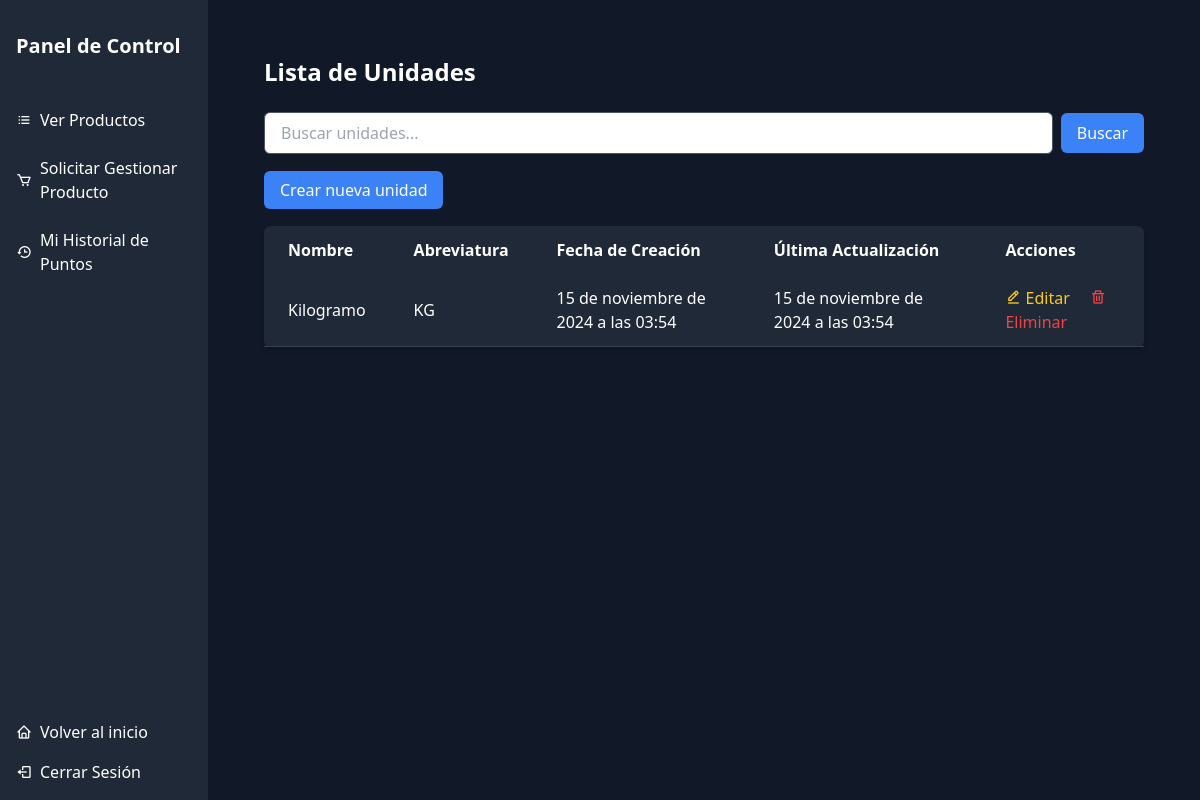
/dashboard/units/ (signed in), run on the app's committed database.
### core/dashboard/models.py (models this page shows, shortened)
class Units(models.Model):
    name = models.CharField(max_length=50, unique=True)
    abbreviation = models.CharField(max_length=10, unique=True)
    created_at = models.DateTimeField(auto_now_add=True)
    updated_at = models.DateTimeField(auto_now=True)
    created_by = models.ForeignKey(
        settings.AUTH_USER_MODEL,
        on_delete=models.SET_NULL,
        null=True,
        blank=True,
        related_name="created_units"
    )
    updated_by = models.ForeignKey(
        settings.AUTH_USER_MODEL,
        on_delete=models.SET_NULL,
        null=True,
        blank=True,
        related_name="updated_units"
    )
    class Meta:
        verbose_name = 'Unidad'
        verbose_name_plural = 'Unidades'

### core/dashboard/views/units.py (the view)
# urls.py: path('units/', units.UnitsListView.as_view(), name='unit_list'),
class UnitsListView(LoginRequiredMixin, ListView):
    model = Units
    template_name = 'core/dashboard/units/unit_list.html'
    context_object_name = 'units'
    def get_queryset(self):
        queryset = Units.objects.all()
        query = self.request.GET.get('q')
        if query:
            queryset = queryset.filter(description__icontains=query)
        return queryset

### templates/core/dashboard/units/unit_list.html (shortened to what this page needs)
{% extends 'components/base_dash.html' %}
{% block content %}
    <div class="container mx-auto p-6">
        <h2 class="text-2xl font-bold mb-6">Lista de Unidades</h2>
        <div class="mb-4">
            <form method="get" action="{% url 'dashboard:unit_list' %}" class="flex items-center">
                <input type="text" name="q" value="{{ request.GET.q }}" placeholder="Buscar unidades..." class="form-input px-4 py-2 rounded-md w-full border border-gray-600">
                <button type="submit" class="ml-2 bg-blue-500 text-white px-4 py-2 rounded-md hover:bg-blue-600">
                    Buscar
                </button>
            </form>
        </div>
        <div class="mt-6 mb-6">
            <a href="{% url 'dashboard:unit_create' %}" class="bg-blue-500 text-white px-4 py-2 rounded-md hover:bg-blue-600">Crear nueva unidad</a>
        </div>
        <table class="min-w-full bg-gray-800 text-white rounded-md shadow-md">
            <thead>
                <tr>
                    <th class="py-3 px-6 text-left">Nombre</th>
                    <th class="py-3 px-6 text-left">Abreviatura</th>
                    <th class="py-3 px-6 text-left">Fecha de Creación</th>
                    <th class="py-3 px-6 text-left">Última Actualización</th>
                    <th class="py-3 px-6 text-left">Acciones</th>
                </tr>
            </thead>
            <tbody>
                {% for unit in units %}
                    <tr class="border-b border-gray-700">
                        <td class="py-3 px-6">{{ unit.name }}</td>
                        <td class="py-3 px-6">{{ unit.abbreviation }}</td>
                        <td class="py-3 px-6">{{ unit.created_at }}</td>
                        <td class="py-3 px-6">{{ unit.updated_at }}</td>
                        <td class="py-3 px-6">
                            <a href="{% url 'dashboard:unit_edit' unit.id %}" class="text-yellow-400 hover:text-yellow-500 mr-4">
                                <i class="bx bx-edit-alt"></i> Editar
                            </a>
                            <a href="{% url 'dashboard:unit_delete' unit.id %}" class="text-red-500 hover:text-red-600">
                                <i class="bx bx-trash"></i> Eliminar
                            </a>
                        </td>
                    </tr>
                {% empty %}
                    <tr>
                        <td colspan="5" class="py-3 px-6 text-center">No hay unidades disponibles</td>
                    </tr>
                {% endfor %}
            </tbody>
        </table>
    </div>
{% endblock %}

### data on the page
Units: name "Kilogramo", abbreviation "KG", created_at "15 de noviembre de 2024 a las 03:54", updated_at "15 de noviembre de 2024 a las 03:54"
